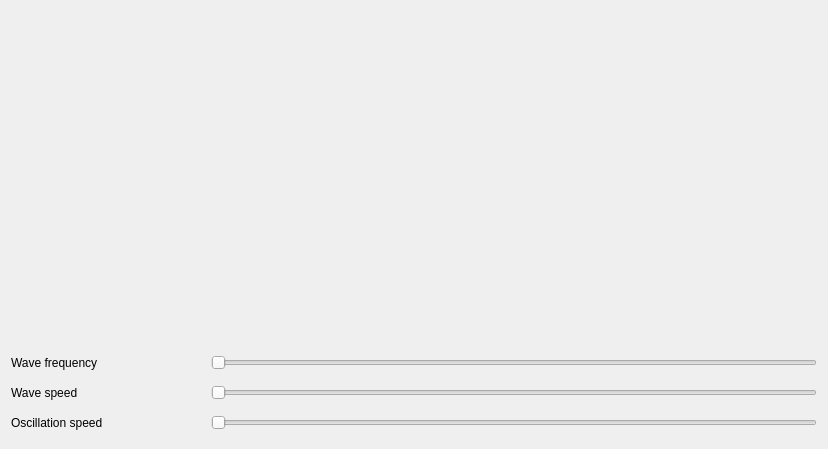
<?xml version="1.0" encoding="UTF-8"?>
<ui version="4.0">
 <class>Wavy</class>
 <widget class="QWidget" name="Wavy">
  <property name="geometry">
   <rect>
    <x>0</x>
    <y>0</y>
    <width>828</width>
    <height>449</height>
   </rect>
  </property>
  <property name="sizePolicy">
   <sizepolicy hsizetype="Expanding" vsizetype="Expanding">
    <horstretch>0</horstretch>
    <verstretch>0</verstretch>
   </sizepolicy>
  </property>
  <layout class="QVBoxLayout" name="verticalLayout">
   <property name="spacing">
    <number>10</number>
   </property>
   <item>
    <spacer name="verticalSpacer">
     <property name="orientation">
      <enum>Qt::Vertical</enum>
     </property>
     <property name="sizeHint" stdset="0">
      <size>
       <width>20</width>
       <height>40</height>
      </size>
     </property>
    </spacer>
   </item>
   <item>
    <layout class="QVBoxLayout" name="settings_layout">
     <property name="spacing">
      <number>0</number>
     </property>
     <property name="sizeConstraint">
      <enum>QLayout::SetDefaultConstraint</enum>
     </property>
     <item>
      <layout class="QHBoxLayout" name="wave_freq_layout">
       <item>
        <widget class="QLabel" name="wave_freq_label">
         <property name="minimumSize">
          <size>
           <width>200</width>
           <height>30</height>
          </size>
         </property>
         <property name="toolTip">
          <string>Will affect how many waves you will see</string>
         </property>
         <property name="text">
          <string>Wave frequency</string>
         </property>
        </widget>
       </item>
       <item>
        <widget class="QSlider" name="wave_freq_slider">
         <property name="orientation">
          <enum>Qt::Horizontal</enum>
         </property>
        </widget>
       </item>
      </layout>
     </item>
     <item>
      <layout class="QHBoxLayout" name="wave_speed_layout">
       <item>
        <widget class="QLabel" name="wave_speed_label">
         <property name="minimumSize">
          <size>
           <width>200</width>
           <height>30</height>
          </size>
         </property>
         <property name="toolTip">
          <string>Will affect the wave speed (left to right)</string>
         </property>
         <property name="text">
          <string>Wave speed</string>
         </property>
        </widget>
       </item>
       <item>
        <widget class="QSlider" name="wave_speed_slider">
         <property name="orientation">
          <enum>Qt::Horizontal</enum>
         </property>
        </widget>
       </item>
      </layout>
     </item>
     <item>
      <layout class="QHBoxLayout" name="oscillation_speed_layout">
       <property name="sizeConstraint">
        <enum>QLayout::SetDefaultConstraint</enum>
       </property>
       <item>
        <widget class="QLabel" name="oscillation_speed_label">
         <property name="minimumSize">
          <size>
           <width>200</width>
           <height>30</height>
          </size>
         </property>
         <property name="toolTip">
          <string>Will affect the wave duration</string>
         </property>
         <property name="text">
          <string>Oscillation speed</string>
         </property>
        </widget>
       </item>
       <item>
        <widget class="QSlider" name="oscillation_speed_slider">
         <property name="orientation">
          <enum>Qt::Horizontal</enum>
         </property>
        </widget>
       </item>
      </layout>
     </item>
    </layout>
   </item>
  </layout>
 </widget>
 <resources/>
 <connections/>
</ui>
